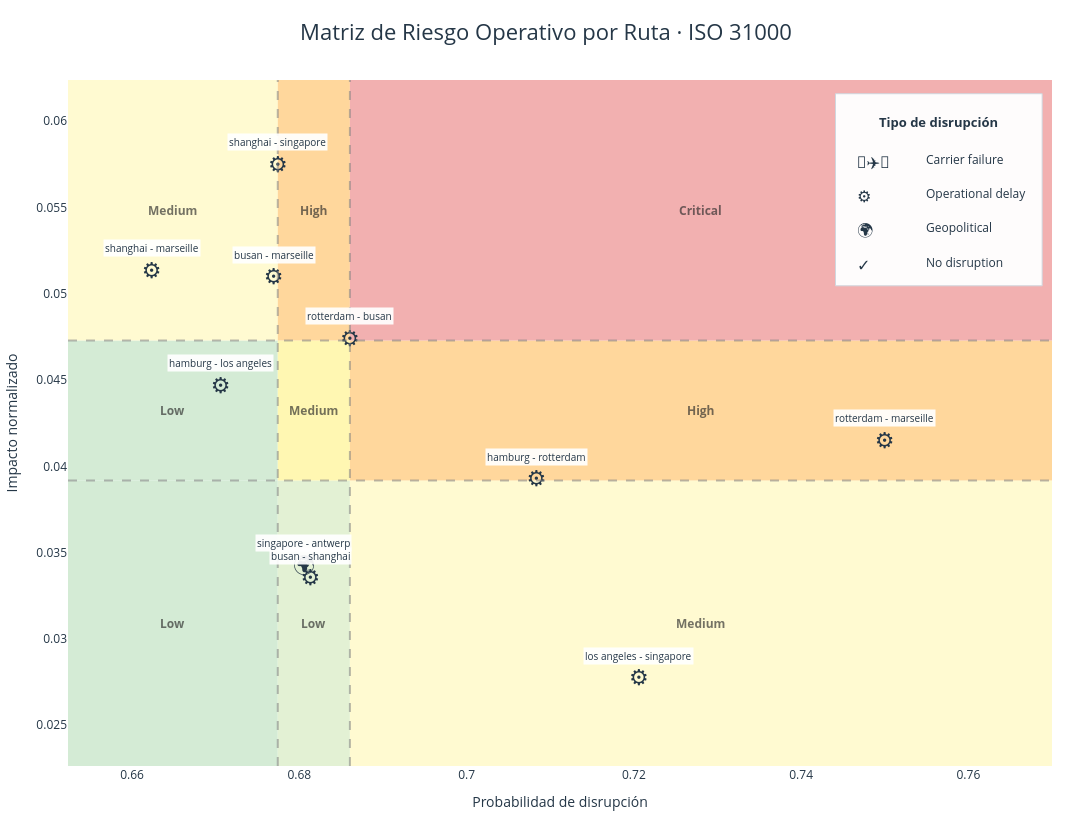

Notebook code for this chart:
### Markdown cell above
Las acciones están directamente alineadas con el nivel de riesgo y su causa principal, permitiendo decisiones específicas, medibles y priorizadas por ruta

### Code cell
import plotly.graph_objects as go
import pandas as pd

df_plot = df_risk_matrix.copy()

# ==================================================
# UMBRALES
# ==================================================
p1 = df_plot['probability'].quantile(1/3)
p2 = df_plot['probability'].quantile(2/3)
i1 = df_plot['impact_norm'].quantile(1/3)
i2 = df_plot['impact_norm'].quantile(2/3)

x_min = df_plot["probability"].min() - 0.01
x_max = df_plot["probability"].max() + 0.02
y_min = df_plot["impact_norm"].min() - 0.005
y_max = df_plot["impact_norm"].max() + 0.005

# ==================================================
# ICONOS REALES (mismos en gráfico y leyenda)
# ==================================================
ICON = {
    "carrier_failure": "🚛✈️🚢",
    "operational_delay": "⚙️",
    "geopolitical": "🌍",
    "no_disruption": "✓"
}

LABEL = {
    "carrier_failure": "Carrier failure",
    "operational_delay": "Operational delay",
    "geopolitical": "Geopolitical",
    "no_disruption": "No disruption"
}

fig = go.Figure()

# ==================================================
# FONDOS INTERMEDIOS
# ==================================================
zones = [
    (x_min,p1,y_min,i1,'#c8e6c9','Low'),
    (p1,p2,y_min,i1,'#dcedc8','Low'),
    (p2,x_max,y_min,i1,'#fff9c4','Medium'),

    (x_min,p1,i1,i2,'#c8e6c9','Low'),
    (p1,p2,i1,i2,'#fff59d','Medium'),
    (p2,x_max,i1,i2,'#ffcc80','High'),

    (x_min,p1,i2,y_max,'#fff9c4','Medium'),
    (p1,p2,i2,y_max,'#ffcc80','High'),
    (p2,x_max,i2,y_max,'#ef9a9a','Critical')
]

for x0,x1,y0,y1,color,label in zones:
    fig.add_shape(
        type="rect",
        x0=x0, x1=x1, y0=y0, y1=y1,
        fillcolor=color,
        opacity=0.78,
        line_width=0,
        layer="below"
    )

    fig.add_annotation(
        x=(x0+x1)/2,
        y=(y0+y1)/2,
        text=f"<b>{label}</b>",
        showarrow=False,
        font=dict(size=12, color="rgba(40,40,40,0.65)")
    )

# Líneas divisorias
for xv in [p1, p2]:
    fig.add_vline(x=xv, line_dash="dash", line_color="gray", opacity=0.55)

for yv in [i1, i2]:
    fig.add_hline(y=yv, line_dash="dash", line_color="gray", opacity=0.55)

# ==================================================
# ICONOS EN PUNTOS
# ==================================================
for _, row in df_plot.iterrows():
    tipo = row["disruption_type"]

    fig.add_trace(go.Scatter(
        x=[row["probability"]],
        y=[row["impact_norm"]],
        mode="text",
        text=[ICON[tipo]],
        textfont=dict(size=22),
        showlegend=False,
        hovertemplate=
            f"<b>{row['route']}</b><br>" +
            f"Tipo: {LABEL[tipo]}<br>" +
            f"Probabilidad: {row['probability']:.3f}<br>" +
            f"Impacto: {row['impact_norm']:.3f}<extra></extra>"
    ))

    fig.add_annotation(
        x=row["probability"],
        y=row["impact_norm"],
        text=row["route"],
        showarrow=False,
        yshift=24,
        font=dict(size=10, color="#253747"),
        bgcolor="rgba(255,255,255,0.92)"
    )

# ==================================================
# LEYENDA CON LOS MISMOS ICONOS
# ==================================================
# Ocultar leyenda nativa
fig.update_layout(showlegend=False)

# Caja blanca visible
fig.add_shape(
    type="rect",
    xref="paper", yref="paper",
    x0=0.78, x1=0.99,
    y0=0.70, y1=0.98,
    fillcolor="rgba(255,255,255,0.96)",
    line=dict(color="#D0D7DE", width=1),
    layer="above"
)

# Título
fig.add_annotation(
    x=0.885, y=0.955,
    xref="paper", yref="paper",
    text="<b>Tipo de disrupción</b>",
    showarrow=False,
    font=dict(size=13, color="#253747"),
    xanchor="center"
)

# Elementos
items = [
    ("🚛✈️🚢", "Carrier failure", 0.90),
    ("⚙️",     "Operational delay", 0.85),
    ("🌍",     "Geopolitical",      0.80),
    ("✓",      "No disruption",    0.75),
]

for icono, texto, y in items:
    fig.add_annotation(
        x=0.80, y=y,
        xref="paper", yref="paper",
        text=icono,
        showarrow=False,
        font=dict(size=16),
        xanchor="left"
    )

    fig.add_annotation(
        x=0.87, y=y,
        xref="paper", yref="paper",
        text=texto,
        showarrow=False,
        font=dict(size=12, color="#253747"),
        xanchor="left"
    )
# ==================================================
# LAYOUT
# ==================================================
fig.update_layout(
    title=dict(
        text="Matriz de Riesgo Operativo por Ruta · ISO 31000",
        x=0.5,
        font=dict(size=22, color="#253747")
    ),
    width=1450,
    height=820,
    plot_bgcolor="white",
    paper_bgcolor="white",
    legend_title="Tipo de disrupción",
    font=dict(size=12, color="#253747"),
    margin=dict(l=40, r=40, t=80, b=40)
)

fig.update_xaxes(
    title="Probabilidad de disrupción",
    range=[x_min, x_max],
    showgrid=False
)

fig.update_yaxes(
    title="Impacto normalizado",
    range=[y_min, y_max],
    showgrid=False
)

fig.show()
# 5. OUTPUT EJECUTIVO
df_risk_matrix[['route', 'ruta_continentes', 'risk_level_iso', 'probability', 'risk_type', 'decision']].round(3)

### Figure 1 — Plotly figure (JSON) as saved in the notebook; plotly's stock layout.template omitted (floating-point values rounded to 4 significant figures)
{"data": [{"hovertemplate": "<b>rotterdam - busan</b><br>Tipo: Operational delay<br>Probabilidad: 0.686<br>Impacto: 0.047<extra></extra>", "mode": "text", "showlegend": false, "text": ["⚙️"], "textfont": {"size": 22}, "type": "scatter", "x": [0.686], "y": [0.0473]}, {"hovertemplate": "<b>rotterdam - marseille</b><br>Tipo: Operational delay<br>Probabilidad: 0.750<br>Impacto: 0.041<extra></extra>", "mode": "text", "showlegend": false, "text": ["⚙️"], "textfont": {"size": 22}, "type": "scatter", "x": [0.75], "y": [0.0414]}, {"hovertemplate": "<b>hamburg - rotterdam</b><br>Tipo: Operational delay<br>Probabilidad: 0.708<br>Impacto: 0.039<extra></extra>", "mode": "text", "showlegend": false, "text": ["⚙️"], "textfont": {"size": 22}, "type": "scatter", "x": [0.7083], "y": [0.03918]}, {"hovertemplate": "<b>los angeles - singapore</b><br>Tipo: Operational delay<br>Probabilidad: 0.721<br>Impacto: 0.028<extra></extra>", "mode": "text", "showlegend": false, "text": ["⚙️"], "textfont": {"size": 22}, "type": "scatter", "x": [0.7206], "y": [0.02764]}, {"hovertemplate": "<b>busan - shanghai</b><br>Tipo: Operational delay<br>Probabilidad: 0.681<br>Impacto: 0.033<extra></extra>", "mode": "text", "showlegend": false, "text": ["⚙️"], "textfont": {"size": 22}, "type": "scatter", "x": [0.6813], "y": [0.03342]}, {"hovertemplate": "<b>shanghai - singapore</b><br>Tipo: Operational delay<br>Probabilidad: 0.677<br>Impacto: 0.057<extra></extra>", "mode": "text", "showlegend": false, "text": ["⚙️"], "textfont": {"size": 22}, "type": "scatter", "x": [0.6774], "y": [0.05738]}, {"hovertemplate": "<b>shanghai - marseille</b><br>Tipo: Operational delay<br>Probabilidad: 0.662<br>Impacto: 0.051<extra></extra>", "mode": "text", "showlegend": false, "text": ["⚙️"], "textfont": {"size": 22}, "type": "scatter", "x": [0.6623], "y": [0.05126]}, {"hovertemplate": "<b>busan - marseille</b><br>Tipo: Operational delay<br>Probabilidad: 0.677<br>Impacto: 0.051<extra></extra>", "mode": "text", "showlegend": false, "text": ["⚙️"], "textfont": {"size": 22}, "type": "scatter", "x": [0.6769], "y": [0.05088]}, {"hovertemplate": "<b>hamburg - los angeles</b><br>Tipo: Operational delay<br>Probabilidad: 0.671<br>Impacto: 0.045<extra></extra>", "mode": "text", "showlegend": false, "text": ["⚙️"], "textfont": {"size": 22}, "type": "scatter", "x": [0.6706], "y": [0.04458]}, {"hovertemplate": "<b>singapore - antwerp</b><br>Tipo: Geopolitical<br>Probabilidad: 0.681<br>Impacto: 0.034<extra></extra>", "mode": "text", "showlegend": false, "text": ["🌍"], "textfont": {"size": 22}, "type": "scatter", "x": [0.6806], "y": [0.03415]}], "layout": {"annotations": [{"font": {"color": "rgba(40,40,40,0.65)", "size": 12}, "showarrow": false, "text": "<b>Low</b>", "x": 0.6649, "y": 0.03091}, {"font": {"color": "rgba(40,40,40,0.65)", "size": 12}, "showarrow": false, "text": "<b>Low</b>", "x": 0.6817, "y": 0.03091}, {"font": {"color": "rgba(40,40,40,0.65)", "size": 12}, "showarrow": false, "text": "<b>Medium</b>", "x": 0.728, "y": 0.03091}, {"font": {"color": "rgba(40,40,40,0.65)", "size": 12}, "showarrow": false, "text": "<b>Low</b>", "x": 0.6649, "y": 0.04324}, {"font": {"color": "rgba(40,40,40,0.65)", "size": 12}, "showarrow": false, "text": "<b>Medium</b>", "x": 0.6817, "y": 0.04324}, {"font": {"color": "rgba(40,40,40,0.65)", "size": 12}, "showarrow": false, "text": "<b>High</b>", "x": 0.728, "y": 0.04324}, {"font": {"color": "rgba(40,40,40,0.65)", "size": 12}, "showarrow": false, "text": "<b>Medium</b>", "x": 0.6649, "y": 0.05484}, {"font": {"color": "rgba(40,40,40,0.65)", "size": 12}, "showarrow": false, "text": "<b>High</b>", "x": 0.6817, "y": 0.05484}, {"font": {"color": "rgba(40,40,40,0.65)", "size": 12}, "showarrow": false, "text": "<b>Critical</b>", "x": 0.728, "y": 0.05484}, {"bgcolor": "rgba(255,255,255,0.92)", "font": {"color": "#253747", "size": 10}, "showarrow": false, "text": "rotterdam - busan", "x": 0.686, "y": 0.0473, "yshift": 24}, {"bgcolor": "rgba(255,255,255,0.92)", "font": {"color": "#253747", "size": 10}, "showarrow": false, "text": "rotterdam - marseille", "x": 0.75, "y": 0.0414, "yshift": 24}, {"bgcolor": "rgba(255,255,255,0.92)", "font": {"color": "#253747", "size": 10}, "showarrow": false, "text": "hamburg - rotterdam", "x": 0.7083, "y": 0.03918, "yshift": 24}, {"bgcolor": "rgba(255,255,255,0.92)", "font": {"color": "#253747", "size": 10}, "showarrow": false, "text": "los angeles - singapore", "x": 0.7206, "y": 0.02764, "yshift": 24}, {"bgcolor": "rgba(255,255,255,0.92)", "font": {"color": "#253747", "size": 10}, "showarrow": false, "text": "busan - shanghai", "x": 0.6813, "y": 0.03342, "yshift": 24}, {"bgcolor": "rgba(255,255,255,0.92)", "font": {"color": "#253747", "size": 10}, "showarrow": false, "text": "shanghai - singapore", "x": 0.6774, "y": 0.05738, "yshift": 24}, {"bgcolor": "rgba(255,255,255,0.92)", "font": {"color": "#253747", "size": 10}, "showarrow": false, "text": "shanghai - marseille", "x": 0.6623, "y": 0.05126, "yshift": 24}, {"bgcolor": "rgba(255,255,255,0.92)", "font": {"color": "#253747", "size": 10}, "showarrow": false, "text": "busan - marseille", "x": 0.6769, "y": 0.05088, "yshift": 24}, {"bgcolor": "rgba(255,255,255,0.92)", "font": {"color": "#253747", "size": 10}, "showarrow": false, "text": "hamburg - los angeles", "x": 0.6706, "y": 0.04458, "yshift": 24}, {"bgcolor": "rgba(255,255,255,0.92)", "font": {"color": "#253747", "size": 10}, "showarrow": false, "text": "singapore - antwerp", "x": 0.6806, "y": 0.03415, "yshift": 24}, {"font": {"color": "#253747", "size": 13}, "showarrow": false, "text": "<b>Tipo de disrupción</b>", "x": 0.885, "xanchor": "center", "xref": "paper", "y": 0.955, "yref": "paper"}, {"font": {"size": 16}, "showarrow": false, "text": "🚛✈️🚢", "x": 0.8, "xanchor": "left", "xref": "paper", "y": 0.9, "yref": "paper"}, {"font": {"color": "#253747", "size": 12}, "showarrow": false, "text": "Carrier failure", "x": 0.87, "xanchor": "left", "xref": "paper", "y": 0.9, "yref": "paper"}, {"font": {"size": 16}, "showarrow": false, "text": "⚙️", "x": 0.8, "xanchor": "left", "xref": "paper", "y": 0.85, "yref": "paper"}, {"font": {"color": "#253747", "size": 12}, "showarrow": false, "text": "Operational delay", "x": 0.87, "xanchor": "left", "xref": "paper", "y": 0.85, "yref": "paper"}, {"font": {"size": 16}, "showarrow": false, "text": "🌍", "x": 0.8, "xanchor": "left", "xref": "paper", "y": 0.8, "yref": "paper"}, {"font": {"color": "#253747", "size": 12}, "showarrow": false, "text": "Geopolitical", "x": 0.87, "xanchor": "left", "xref": "paper", "y": 0.8, "yref": "paper"}, {"font": {"size": 16}, "showarrow": false, "text": "✓", "x": 0.8, "xanchor": "left", "xref": "paper", "y": 0.75, "yref": "paper"}, {"font": {"color": "#253747", "size": 12}, "showarrow": false, "text": "No disruption", "x": 0.87, "xanchor": "left", "xref": "paper", "y": 0.75, "yref": "paper"}], "font": {"color": "#253747", "size": 12}, "height": 820, "legend": {"title": {"text": "Tipo de disrupción"}}, "margin": {"b": 40, "l": 40, "r": 40, "t": 80}, "paper_bgcolor": "white", "plot_bgcolor": "white", "shapes": [{"fillcolor": "#c8e6c9", "layer": "below", "line": {"width": 0}, "opacity": 0.78, "type": "rect", "x0": 0.6523, "x1": 0.6774, "y0": 0.02264, "y1": 0.03918}, {"fillcolor": "#dcedc8", "layer": "below", "line": {"width": 0}, "opacity": 0.78, "type": "rect", "x0": 0.6774, "x1": 0.686, "y0": 0.02264, "y1": 0.03918}, {"fillcolor": "#fff9c4", "layer": "below", "line": {"width": 0}, "opacity": 0.78, "type": "rect", "x0": 0.686, "x1": 0.77, "y0": 0.02264, "y1": 0.03918}, {"fillcolor": "#c8e6c9", "layer": "below", "line": {"width": 0}, "opacity": 0.78, "type": "rect", "x0": 0.6523, "x1": 0.6774, "y0": 0.03918, "y1": 0.0473}, {"fillcolor": "#fff59d", "layer": "below", "line": {"width": 0}, "opacity": 0.78, "type": "rect", "x0": 0.6774, "x1": 0.686, "y0": 0.03918, "y1": 0.0473}, {"fillcolor": "#ffcc80", "layer": "below", "line": {"width": 0}, "opacity": 0.78, "type": "rect", "x0": 0.686, "x1": 0.77, "y0": 0.03918, "y1": 0.0473}, {"fillcolor": "#fff9c4", "layer": "below", "line": {"width": 0}, "opacity": 0.78, "type": "rect", "x0": 0.6523, "x1": 0.6774, "y0": 0.0473, "y1": 0.06238}, {"fillcolor": "#ffcc80", "layer": "below", "line": {"width": 0}, "opacity": 0.78, "type": "rect", "x0": 0.6774, "x1": 0.686, "y0": 0.0473, "y1": 0.06238}, {"fillcolor": "#ef9a9a", "layer": "below", "line": {"width": 0}, "opacity": 0.78, "type": "rect", "x0": 0.686, "x1": 0.77, "y0": 0.0473, "y1": 0.06238}, {"line": {"color": "gray", "dash": "dash"}, "opacity": 0.55, "type": "line", "x0": 0.6774, "x1": 0.6774, "xref": "x", "y0": 0, "y1": 1, "yref": "y domain"}, {"line": {"color": "gray", "dash": "dash"}, "opacity": 0.55, "type": "line", "x0": 0.686, "x1": 0.686, "xref": "x", "y0": 0, "y1": 1, "yref": "y domain"}, {"line": {"color": "gray", "dash": "dash"}, "opacity": 0.55, "type": "line", "x0": 0, "x1": 1, "xref": "x domain", "y0": 0.03918, "y1": 0.03918, "yref": "y"}, {"line": {"color": "gray", "dash": "dash"}, "opacity": 0.55, "type": "line", "x0": 0, "x1": 1, "xref": "x domain", "y0": 0.0473, "y1": 0.0473, "yref": "y"}, {"fillcolor": "rgba(255,255,255,0.96)", "layer": "above", "line": {"color": "#D0D7DE", "width": 1}, "type": "rect", "x0": 0.78, "x1": 0.99, "xref": "paper", "y0": 0.7, "y1": 0.98, "yref": "paper"}], "showlegend": false, "title": {"font": {"color": "#253747", "size": 22}, "text": "Matriz de Riesgo Operativo por Ruta · ISO 31000", "x": 0.5}, "width": 1450, "xaxis": {"range": [0.6523, 0.77], "showgrid": false, "title": {"text": "Probabilidad de disrupción"}}, "yaxis": {"range": [0.02264, 0.06238], "showgrid": false, "title": {"text": "Impacto normalizado"}}}}
